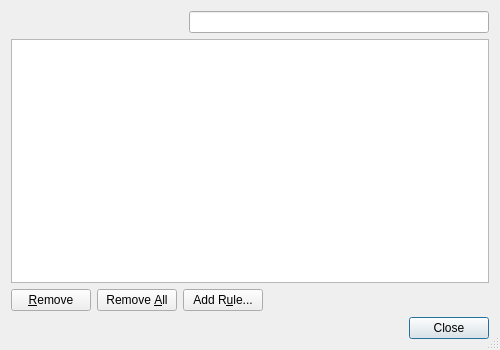
<?xml version="1.0" encoding="UTF-8"?>
<ui version="4.0">
 <class>CookiesDialog</class>
 <widget class="QDialog" name="CookiesDialog">
  <property name="geometry">
   <rect>
    <x>0</x>
    <y>0</y>
    <width>500</width>
    <height>350</height>
   </rect>
  </property>
  <property name="windowTitle">
   <string>Cookies</string>
  </property>
  <property name="sizeGripEnabled">
   <bool>true</bool>
  </property>
  <layout class="QGridLayout" name="gridLayout">
   <item row="0" column="0" colspan="4">
    <layout class="QHBoxLayout" name="horizontalLayout_2">
     <item>
      <spacer name="horizontalSpacer">
       <property name="orientation">
        <enum>Qt::Horizontal</enum>
       </property>
       <property name="sizeHint" stdset="0">
        <size>
         <width>40</width>
         <height>20</height>
        </size>
       </property>
      </spacer>
     </item>
     <item>
      <layout class="QHBoxLayout" name="horizontalLayout">
       <property name="spacing">
        <number>0</number>
       </property>
       <item>
        <widget class="E5ClearableLineEdit" name="searchEdit">
         <property name="minimumSize">
          <size>
           <width>300</width>
           <height>0</height>
          </size>
         </property>
         <property name="toolTip">
          <string>Enter search term for cookies</string>
         </property>
        </widget>
       </item>
      </layout>
     </item>
    </layout>
   </item>
   <item row="1" column="0" colspan="4">
    <widget class="E5TableView" name="cookiesTable">
     <property name="alternatingRowColors">
      <bool>true</bool>
     </property>
     <property name="selectionBehavior">
      <enum>QAbstractItemView::SelectRows</enum>
     </property>
     <property name="textElideMode">
      <enum>Qt::ElideMiddle</enum>
     </property>
     <property name="showGrid">
      <bool>false</bool>
     </property>
     <property name="sortingEnabled">
      <bool>true</bool>
     </property>
    </widget>
   </item>
   <item row="2" column="0">
    <widget class="QPushButton" name="removeButton">
     <property name="toolTip">
      <string>Press to remove the selected entries</string>
     </property>
     <property name="text">
      <string>&amp;Remove</string>
     </property>
     <property name="autoDefault">
      <bool>false</bool>
     </property>
    </widget>
   </item>
   <item row="2" column="1">
    <widget class="QPushButton" name="removeAllButton">
     <property name="toolTip">
      <string>Press to remove all entries</string>
     </property>
     <property name="text">
      <string>Remove &amp;All</string>
     </property>
     <property name="autoDefault">
      <bool>false</bool>
     </property>
    </widget>
   </item>
   <item row="2" column="2">
    <widget class="QPushButton" name="addButton">
     <property name="toolTip">
      <string>Press to open the cookies exceptions dialog to add a new rule</string>
     </property>
     <property name="text">
      <string>Add R&amp;ule...</string>
     </property>
     <property name="autoDefault">
      <bool>false</bool>
     </property>
    </widget>
   </item>
   <item row="2" column="3">
    <spacer name="horizontalSpacer_2">
     <property name="orientation">
      <enum>Qt::Horizontal</enum>
     </property>
     <property name="sizeHint" stdset="0">
      <size>
       <width>208</width>
       <height>20</height>
      </size>
     </property>
    </spacer>
   </item>
   <item row="3" column="0" colspan="4">
    <widget class="QDialogButtonBox" name="buttonBox">
     <property name="orientation">
      <enum>Qt::Horizontal</enum>
     </property>
     <property name="standardButtons">
      <set>QDialogButtonBox::Close</set>
     </property>
    </widget>
   </item>
  </layout>
 </widget>
 <customwidgets>
  <customwidget>
   <class>E5ClearableLineEdit</class>
   <extends>QLineEdit</extends>
   <header>E5Gui/E5LineEdit.h</header>
  </customwidget>
  <customwidget>
   <class>E5TableView</class>
   <extends>QTableView</extends>
   <header>E5Gui/E5TableView.h</header>
  </customwidget>
 </customwidgets>
 <tabstops>
  <tabstop>searchEdit</tabstop>
  <tabstop>cookiesTable</tabstop>
  <tabstop>removeButton</tabstop>
  <tabstop>removeAllButton</tabstop>
  <tabstop>addButton</tabstop>
  <tabstop>buttonBox</tabstop>
 </tabstops>
 <resources/>
 <connections>
  <connection>
   <sender>buttonBox</sender>
   <signal>accepted()</signal>
   <receiver>CookiesDialog</receiver>
   <slot>accept()</slot>
   <hints>
    <hint type="sourcelabel">
     <x>228</x>
     <y>274</y>
    </hint>
    <hint type="destinationlabel">
     <x>157</x>
     <y>274</y>
    </hint>
   </hints>
  </connection>
  <connection>
   <sender>buttonBox</sender>
   <signal>rejected()</signal>
   <receiver>CookiesDialog</receiver>
   <slot>reject()</slot>
   <hints>
    <hint type="sourcelabel">
     <x>316</x>
     <y>260</y>
    </hint>
    <hint type="destinationlabel">
     <x>286</x>
     <y>274</y>
    </hint>
   </hints>
  </connection>
 </connections>
</ui>
